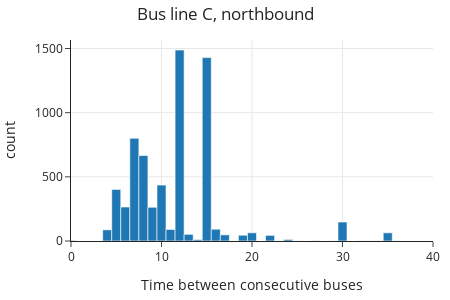

The notebook cell this image was saved under:
### Markdown cell above
Let's examine a histogram of the distribution of inter-arrival times of these buses:

### Code cell
fig = px.histogram(bus_c_n, x='sched_inter', 
                   title="Bus line C, northbound",
                   width=450, height=300)

fig.update_xaxes(range=[0, 40], title="Time between consecutive buses")
fig.update_layout(margin=dict(t=40))

### Figure 1 — Plotly figure (JSON) as saved in the notebook; plotly's stock layout.template omitted (floating-point values rounded to 4 significant figures; data arrays with more than 128 entries replaced by an {"elided": "..."} marker saying what was removed)
{"data": [{"alignmentgroup": "True", "bingroup": "x", "hovertemplate": "sched_inter=%{x}<br>count=%{y}<extra></extra>", "legendgroup": "", "marker": {"color": "#1F77B4", "pattern": {"shape": ""}}, "name": "", "offsetgroup": "", "orientation": "v", "showlegend": false, "type": "histogram", "x": {"elided": "6677 float values"}, "xaxis": "x", "yaxis": "y"}], "layout": {"barmode": "relative", "height": 300, "legend": {"tracegroupgap": 0}, "margin": {"t": 40}, "title": {"text": "Bus line C, northbound"}, "width": 450, "xaxis": {"anchor": "y", "domain": [0, 1], "range": [0, 40], "title": {"text": "Time between consecutive buses"}, "type": "linear"}, "yaxis": {"anchor": "x", "autorange": true, "domain": [0, 1], "range": [0, 1566.0], "title": {"text": "count"}}}}
